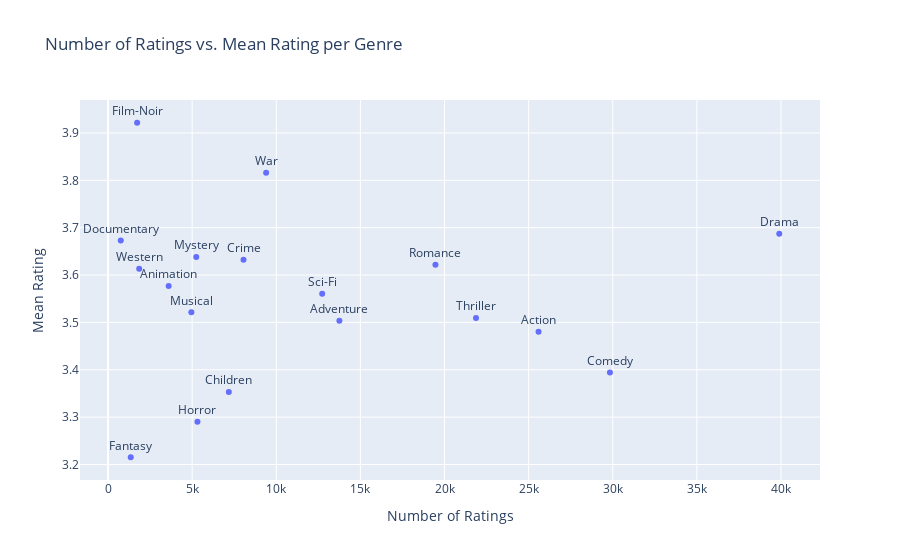

This figure's notebook cell:
### Code cell
# 6. Plot number of ratings vs mean rating per genre.
# Create an interactive scatter plot
fig = px.scatter(
    genre_satisfaction_filtered,
    x='rating_count',
    y='mean_rating',
    text='genre',
    title='Number of Ratings vs. Mean Rating per Genre',
    labels={'rating_count': 'Number of Ratings', 'mean_rating': 'Mean Rating'},
    hover_name='genre'
)
fig.update_traces(textposition='top center')
fig.show()

### Figure 1 — Plotly figure (JSON) as saved in the notebook; plotly's stock layout.template omitted (floating-point values rounded to 4 significant figures)
{"data": [{"hovertemplate": "<b>%{hovertext}</b><br><br>Number of Ratings=%{x}<br>Mean Rating=%{y}<br>genre=%{text}<extra></extra>", "hovertext": ["Film-Noir", "War", "Drama", "Documentary", "Mystery", "Crime", "Romance", "Western", "Animation", "Sci-Fi", "Musical", "Thriller", "Adventure", "Action", "Comedy", "Children", "Horror", "Fantasy"], "legendgroup": "", "marker": {"color": "#636efa", "symbol": "circle"}, "mode": "markers+text", "name": "", "orientation": "v", "showlegend": false, "text": ["Film-Noir", "War", "Drama", "Documentary", "Mystery", "Crime", "Romance", "Western", "Animation", "Sci-Fi", "Musical", "Thriller", "Adventure", "Action", "Comedy", "Children", "Horror", "Fantasy"], "textposition": "top center", "type": "scatter", "x": [1733, 9398, 39895, 758, 5245, 8055, 19461, 1854, 3605, 12730, 4954, 21872, 13753, 25589, 29832, 7182, 5317, 1352], "xaxis": "x", "y": [3.922, 3.816, 3.687, 3.673, 3.638, 3.632, 3.622, 3.613, 3.577, 3.561, 3.521, 3.509, 3.504, 3.48, 3.394, 3.353, 3.29, 3.215], "yaxis": "y"}], "layout": {"legend": {"tracegroupgap": 0}, "title": {"text": "Number of Ratings vs. Mean Rating per Genre"}, "xaxis": {"anchor": "y", "domain": [0, 1], "title": {"text": "Number of Ratings"}}, "yaxis": {"anchor": "x", "domain": [0, 1], "title": {"text": "Mean Rating"}}}}
